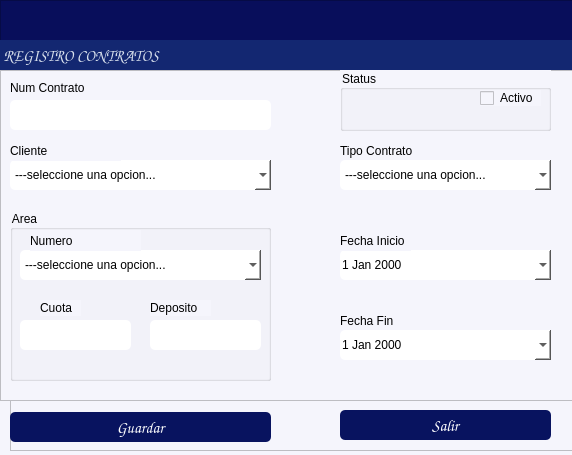
<?xml version="1.0" encoding="UTF-8"?>
<ui version="4.0">
 <class>formClientes</class>
 <widget class="QDialog" name="formClientes">
  <property name="windowModality">
   <enum>Qt::WindowModality::ApplicationModal</enum>
  </property>
  <property name="geometry">
   <rect>
    <x>0</x>
    <y>0</y>
    <width>572</width>
    <height>455</height>
   </rect>
  </property>
  <property name="windowTitle">
   <string/>
  </property>
  <property name="styleSheet">
   <string notr="true">background-color: rgb(245, 245, 252);</string>
  </property>
  <widget class="QFrame" name="frame">
   <property name="geometry">
    <rect>
     <x>0</x>
     <y>0</y>
     <width>681</width>
     <height>71</height>
    </rect>
   </property>
   <property name="maximumSize">
    <size>
     <width>16777215</width>
     <height>16777215</height>
    </size>
   </property>
   <property name="styleSheet">
    <string notr="true">background-color: rgb(8, 14, 91);</string>
   </property>
   <property name="frameShape">
    <enum>QFrame::Shape::StyledPanel</enum>
   </property>
   <property name="frameShadow">
    <enum>QFrame::Shadow::Raised</enum>
   </property>
   <widget class="QLabel" name="label_6">
    <property name="geometry">
     <rect>
      <x>0</x>
      <y>40</y>
      <width>832</width>
      <height>31</height>
     </rect>
    </property>
    <property name="font">
     <font>
      <family>Comic Sans MS</family>
      <pointsize>12</pointsize>
      <bold>true</bold>
     </font>
    </property>
    <property name="styleSheet">
     <string notr="true">color: rgb(255, 255, 255);
background-color: rgb(19, 39, 113);
color: rgb(255, 78, 2);
color: rgb(216, 224, 236);</string>
    </property>
    <property name="text">
     <string> REGISTRO CONTRATOS</string>
    </property>
    <property name="alignment">
     <set>Qt::AlignmentFlag::AlignLeading|Qt::AlignmentFlag::AlignLeft|Qt::AlignmentFlag::AlignVCenter</set>
    </property>
   </widget>
  </widget>
  <widget class="QFrame" name="frame_2">
   <property name="geometry">
    <rect>
     <x>0</x>
     <y>70</y>
     <width>681</width>
     <height>331</height>
    </rect>
   </property>
   <property name="maximumSize">
    <size>
     <width>16777215</width>
     <height>500</height>
    </size>
   </property>
   <property name="styleSheet">
    <string notr="true">background-color: rgb(255, 255, 255);
background-color: rgb(245, 245, 252);</string>
   </property>
   <property name="frameShape">
    <enum>QFrame::Shape::StyledPanel</enum>
   </property>
   <property name="frameShadow">
    <enum>QFrame::Shadow::Raised</enum>
   </property>
   <widget class="QLineEdit" name="txtNumContrato">
    <property name="geometry">
     <rect>
      <x>10</x>
      <y>30</y>
      <width>261</width>
      <height>30</height>
     </rect>
    </property>
    <property name="font">
     <font>
      <family>Comic Sans MS</family>
      <pointsize>11</pointsize>
     </font>
    </property>
    <property name="styleSheet">
     <string notr="true">background-color: rgb(255, 255, 255);
border-radius:5px;</string>
    </property>
    <property name="alignment">
     <set>Qt::AlignmentFlag::AlignBottom|Qt::AlignmentFlag::AlignLeading|Qt::AlignmentFlag::AlignLeft</set>
    </property>
    <property name="readOnly">
     <bool>true</bool>
    </property>
   </widget>
   <widget class="QLabel" name="label_10">
    <property name="geometry">
     <rect>
      <x>10</x>
      <y>10</y>
      <width>91</width>
      <height>16</height>
     </rect>
    </property>
    <property name="text">
     <string>Num Contrato</string>
    </property>
   </widget>
   <widget class="QComboBox" name="cmbCliente">
    <property name="enabled">
     <bool>true</bool>
    </property>
    <property name="geometry">
     <rect>
      <x>10</x>
      <y>90</y>
      <width>261</width>
      <height>30</height>
     </rect>
    </property>
    <property name="styleSheet">
     <string notr="true">background-color: rgb(255, 255, 255);
border-radius:5px;</string>
    </property>
    <item>
     <property name="text">
      <string>---seleccione una opcion...</string>
     </property>
    </item>
   </widget>
   <widget class="QLabel" name="label_3">
    <property name="geometry">
     <rect>
      <x>10</x>
      <y>70</y>
      <width>111</width>
      <height>21</height>
     </rect>
    </property>
    <property name="text">
     <string>Cliente</string>
    </property>
   </widget>
   <widget class="QLabel" name="label_5">
    <property name="geometry">
     <rect>
      <x>340</x>
      <y>70</y>
      <width>111</width>
      <height>21</height>
     </rect>
    </property>
    <property name="text">
     <string>Tipo Contrato</string>
    </property>
   </widget>
   <widget class="QComboBox" name="cmbTipoContrato">
    <property name="enabled">
     <bool>true</bool>
    </property>
    <property name="geometry">
     <rect>
      <x>340</x>
      <y>90</y>
      <width>211</width>
      <height>30</height>
     </rect>
    </property>
    <property name="styleSheet">
     <string notr="true">background-color: rgb(255, 255, 255);
border-radius:5px;</string>
    </property>
    <item>
     <property name="text">
      <string>---seleccione una opcion...</string>
     </property>
    </item>
    <item>
     <property name="text">
      <string>Arrendamiento</string>
     </property>
    </item>
    <item>
     <property name="text">
      <string>Comodato</string>
     </property>
    </item>
    <item>
     <property name="text">
      <string>Uso o Goce</string>
     </property>
    </item>
   </widget>
   <widget class="QDateEdit" name="dateInicial">
    <property name="geometry">
     <rect>
      <x>340</x>
      <y>180</y>
      <width>211</width>
      <height>30</height>
     </rect>
    </property>
    <property name="styleSheet">
     <string notr="true">color: rgb(0, 0, 0);
background-color: rgb(255, 255, 255);
border-radius:5px;</string>
    </property>
    <property name="buttonSymbols">
     <enum>QAbstractSpinBox::ButtonSymbols::PlusMinus</enum>
    </property>
    <property name="calendarPopup">
     <bool>true</bool>
    </property>
   </widget>
   <widget class="QLabel" name="label_4">
    <property name="geometry">
     <rect>
      <x>340</x>
      <y>160</y>
      <width>71</width>
      <height>21</height>
     </rect>
    </property>
    <property name="text">
     <string>Fecha Inicio</string>
    </property>
   </widget>
   <widget class="QLabel" name="label_8">
    <property name="geometry">
     <rect>
      <x>340</x>
      <y>240</y>
      <width>71</width>
      <height>21</height>
     </rect>
    </property>
    <property name="text">
     <string>Fecha Fin</string>
    </property>
   </widget>
   <widget class="QDateEdit" name="dateFinal">
    <property name="geometry">
     <rect>
      <x>340</x>
      <y>260</y>
      <width>211</width>
      <height>30</height>
     </rect>
    </property>
    <property name="styleSheet">
     <string notr="true">color: rgb(0, 0, 0);
background-color: rgb(255, 255, 255);
border-radius:5px;</string>
    </property>
    <property name="calendarPopup">
     <bool>true</bool>
    </property>
   </widget>
   <widget class="QGroupBox" name="groupBox">
    <property name="geometry">
     <rect>
      <x>340</x>
      <y>0</y>
      <width>211</width>
      <height>61</height>
     </rect>
    </property>
    <property name="styleSheet">
     <string notr="true"/>
    </property>
    <property name="title">
     <string>Status</string>
    </property>
    <widget class="QCheckBox" name="checkBActivo">
     <property name="geometry">
      <rect>
       <x>140</x>
       <y>20</y>
       <width>61</width>
       <height>16</height>
      </rect>
     </property>
     <property name="styleSheet">
      <string notr="true">border-color: rgb(0, 0, 0);</string>
     </property>
     <property name="text">
      <string>Activo</string>
     </property>
    </widget>
   </widget>
   <widget class="QGroupBox" name="groupBox_2">
    <property name="geometry">
     <rect>
      <x>10</x>
      <y>140</y>
      <width>261</width>
      <height>171</height>
     </rect>
    </property>
    <property name="title">
     <string>Area</string>
    </property>
    <widget class="QComboBox" name="cmbAreaComun">
     <property name="enabled">
      <bool>true</bool>
     </property>
     <property name="geometry">
      <rect>
       <x>10</x>
       <y>40</y>
       <width>241</width>
       <height>30</height>
      </rect>
     </property>
     <property name="styleSheet">
      <string notr="true">background-color: rgb(255, 255, 255);
border-radius:5px;</string>
     </property>
     <item>
      <property name="text">
       <string>---seleccione una opcion...</string>
      </property>
     </item>
    </widget>
    <widget class="QLabel" name="label_12">
     <property name="geometry">
      <rect>
       <x>20</x>
       <y>20</y>
       <width>111</width>
       <height>21</height>
      </rect>
     </property>
     <property name="text">
      <string>Numero</string>
     </property>
    </widget>
    <widget class="QLineEdit" name="txtDG">
     <property name="geometry">
      <rect>
       <x>140</x>
       <y>110</y>
       <width>111</width>
       <height>30</height>
      </rect>
     </property>
     <property name="font">
      <font>
       <pointsize>10</pointsize>
      </font>
     </property>
     <property name="styleSheet">
      <string notr="true">background-color: rgb(255, 255, 255);
border-radius:5px;
</string>
     </property>
     <property name="alignment">
      <set>Qt::AlignmentFlag::AlignBottom|Qt::AlignmentFlag::AlignHCenter</set>
     </property>
     <property name="readOnly">
      <bool>true</bool>
     </property>
    </widget>
    <widget class="QLabel" name="label_13">
     <property name="geometry">
      <rect>
       <x>140</x>
       <y>90</y>
       <width>61</width>
       <height>16</height>
      </rect>
     </property>
     <property name="text">
      <string>Deposito</string>
     </property>
    </widget>
    <widget class="QLineEdit" name="txtCuota">
     <property name="geometry">
      <rect>
       <x>10</x>
       <y>110</y>
       <width>111</width>
       <height>30</height>
      </rect>
     </property>
     <property name="font">
      <font>
       <pointsize>10</pointsize>
      </font>
     </property>
     <property name="styleSheet">
      <string notr="true">background-color: rgb(255, 255, 255);
border-radius:5px;</string>
     </property>
     <property name="alignment">
      <set>Qt::AlignmentFlag::AlignBottom|Qt::AlignmentFlag::AlignHCenter</set>
     </property>
     <property name="readOnly">
      <bool>true</bool>
     </property>
    </widget>
    <widget class="QLabel" name="label_7">
     <property name="geometry">
      <rect>
       <x>30</x>
       <y>90</y>
       <width>41</width>
       <height>16</height>
      </rect>
     </property>
     <property name="text">
      <string>Cuota</string>
     </property>
    </widget>
   </widget>
  </widget>
  <widget class="QFrame" name="frame_3">
   <property name="geometry">
    <rect>
     <x>10</x>
     <y>400</y>
     <width>654</width>
     <height>51</height>
    </rect>
   </property>
   <property name="maximumSize">
    <size>
     <width>16777215</width>
     <height>60</height>
    </size>
   </property>
   <property name="styleSheet">
    <string notr="true"/>
   </property>
   <property name="frameShape">
    <enum>QFrame::Shape::StyledPanel</enum>
   </property>
   <property name="frameShadow">
    <enum>QFrame::Shadow::Raised</enum>
   </property>
   <widget class="QPushButton" name="btnGuardar">
    <property name="geometry">
     <rect>
      <x>0</x>
      <y>12</y>
      <width>261</width>
      <height>30</height>
     </rect>
    </property>
    <property name="font">
     <font>
      <family>Comic Sans MS</family>
      <pointsize>12</pointsize>
      <bold>false</bold>
     </font>
    </property>
    <property name="cursor">
     <cursorShape>PointingHandCursor</cursorShape>
    </property>
    <property name="layoutDirection">
     <enum>Qt::LayoutDirection::LeftToRight</enum>
    </property>
    <property name="styleSheet">
     <string notr="true">background-color: rgb(8, 19, 95);
color: rgb(255, 255, 255);
border-radius:5px;
</string>
    </property>
    <property name="text">
     <string>Guardar</string>
    </property>
    <property name="icon">
     <iconset>
      <normaloff>../iconos/guardar.png</normaloff>../iconos/guardar.png</iconset>
    </property>
    <property name="iconSize">
     <size>
      <width>30</width>
      <height>30</height>
     </size>
    </property>
    <property name="flat">
     <bool>true</bool>
    </property>
   </widget>
   <widget class="QPushButton" name="btnSalir">
    <property name="geometry">
     <rect>
      <x>330</x>
      <y>10</y>
      <width>211</width>
      <height>30</height>
     </rect>
    </property>
    <property name="font">
     <font>
      <family>Comic Sans MS</family>
      <pointsize>12</pointsize>
      <bold>false</bold>
     </font>
    </property>
    <property name="cursor">
     <cursorShape>PointingHandCursor</cursorShape>
    </property>
    <property name="layoutDirection">
     <enum>Qt::LayoutDirection::LeftToRight</enum>
    </property>
    <property name="styleSheet">
     <string notr="true">background-color: rgb(8, 19, 95);
color: rgb(255, 255, 255);
border-radius:5px;
</string>
    </property>
    <property name="text">
     <string>Salir</string>
    </property>
    <property name="icon">
     <iconset>
      <normaloff>../iconos/salir.ico</normaloff>../iconos/salir.ico</iconset>
    </property>
    <property name="iconSize">
     <size>
      <width>20</width>
      <height>20</height>
     </size>
    </property>
    <property name="flat">
     <bool>true</bool>
    </property>
   </widget>
  </widget>
 </widget>
 <resources/>
 <connections/>
</ui>
